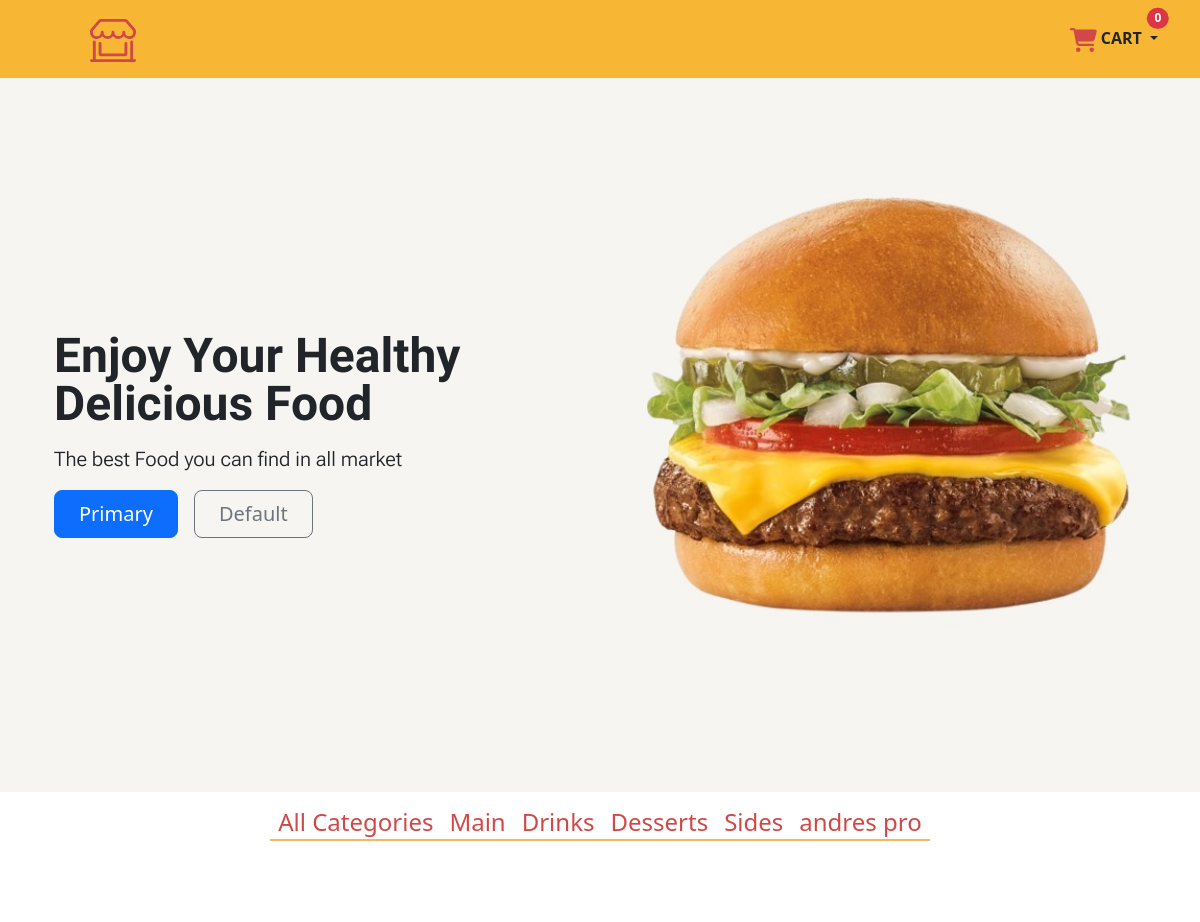
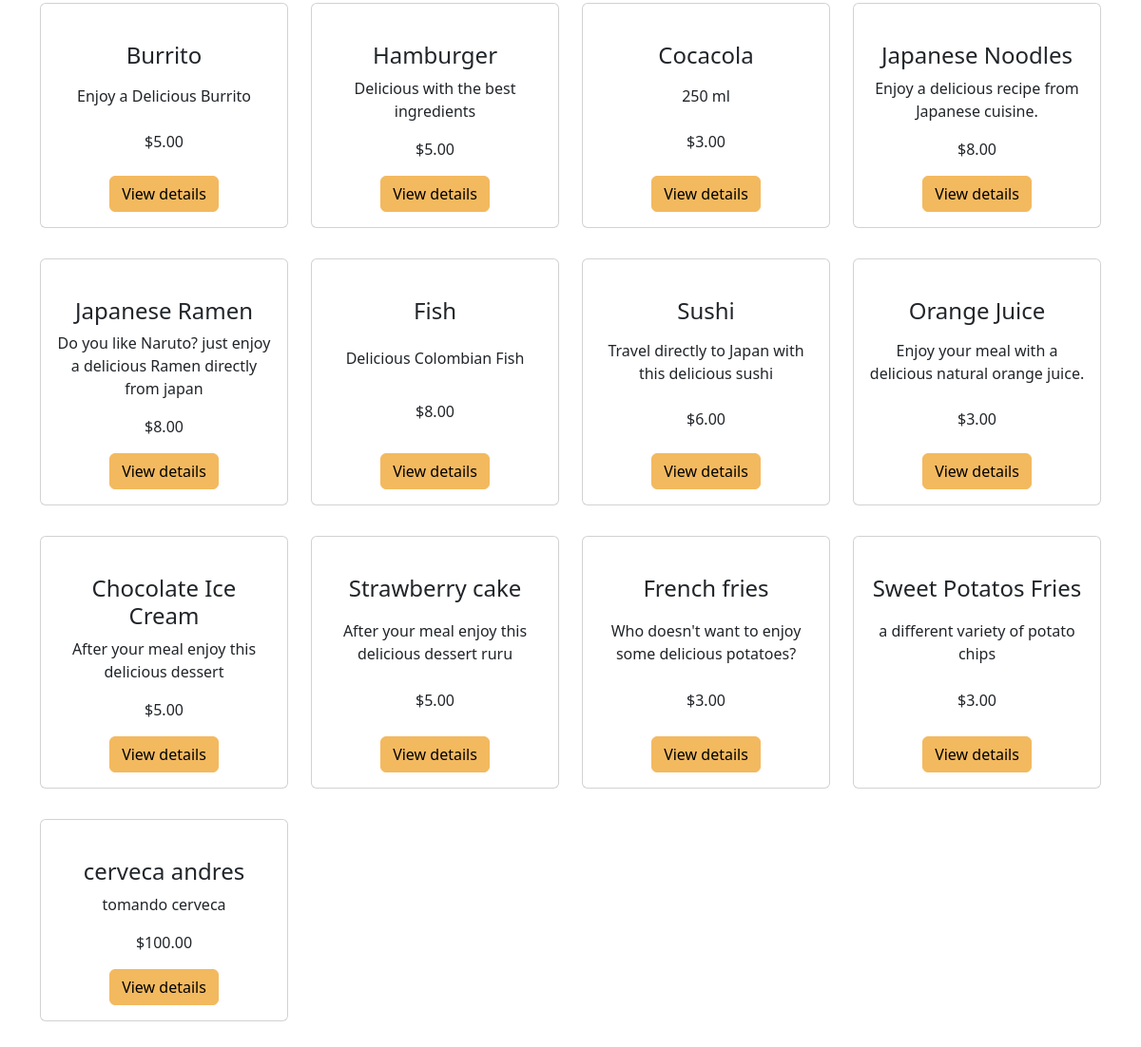
The app's page /, older data (2 pictures, top to bottom).
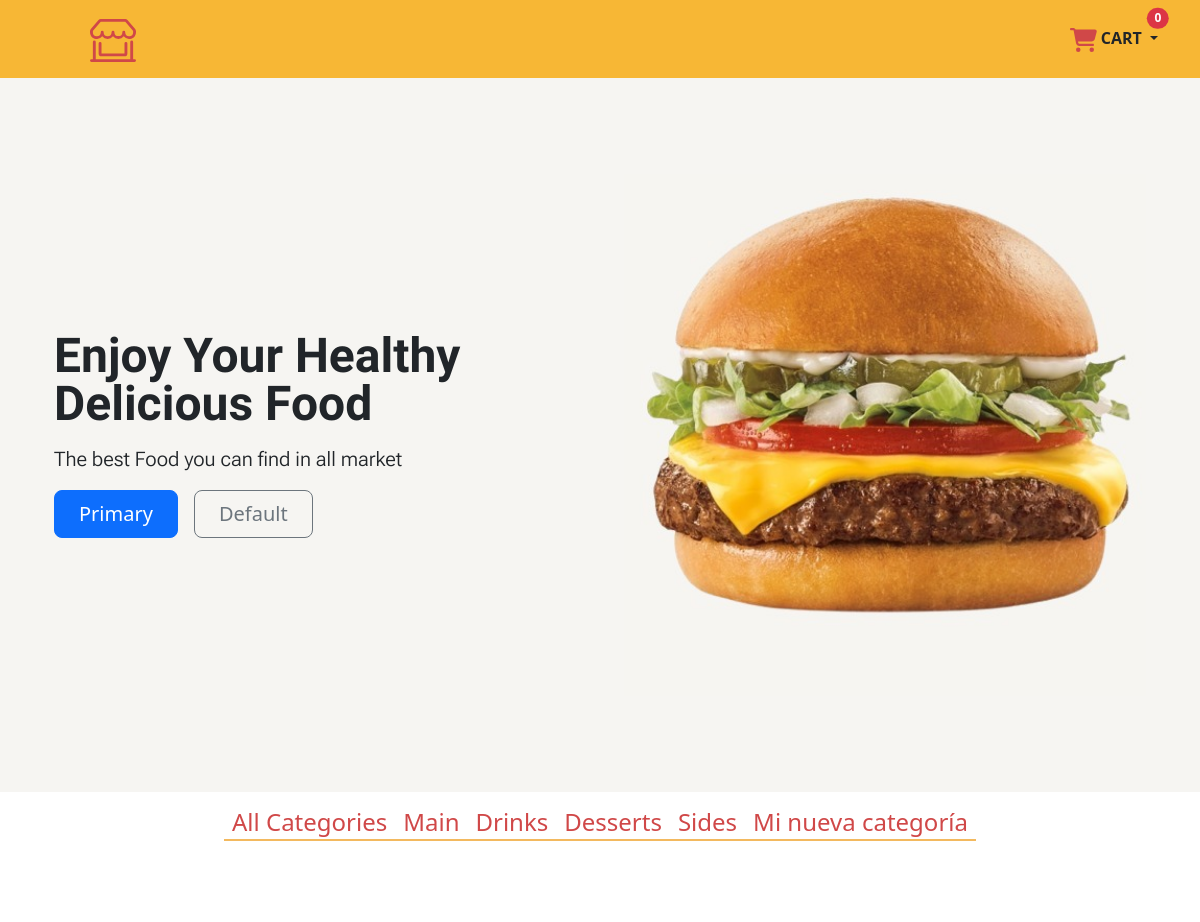
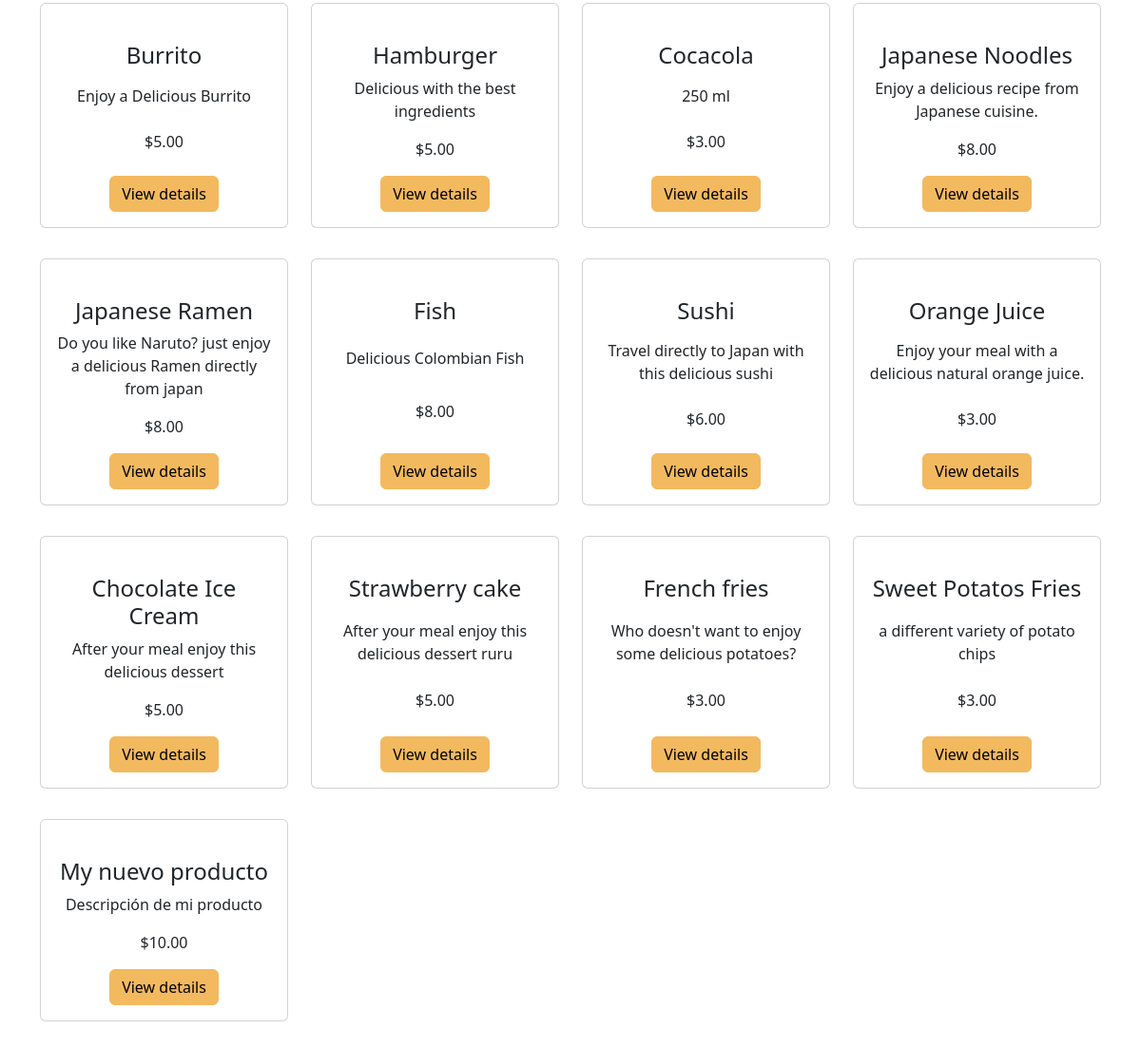
The same page, newer data (2 pictures, top to bottom).
### food/models.py (models this page shows, shortened)
class Category(models.Model):
    name = models.CharField(max_length=200)
    created = models.DateTimeField(auto_now_add=True)
    updated = models.DateTimeField(auto_now=True)
    class Meta:
        verbose_name = 'Category'
        verbose_name_plural = 'Categories'

class Items(models.Model):
    product_type = models.ForeignKey(Category, on_delete=models.RESTRICT,  related_name='products')
    item_name = models.CharField(max_length=200)
    item_description = models.CharField(max_length=200)
    item_price = models.DecimalField( max_digits = 5, decimal_places=2)
    imagen = models.ImageField(upload_to='food', null=True, blank=True)
    created_at = models.DateTimeField(auto_now_add=True)
    updated_at = models.DateTimeField(auto_now=True)

### food/views.py (the view)
# urls.py: path("", views.home, name="home"),
def home(request, category_id=None):
    if category_id:
        objCategory = Category.objects.get(id=category_id)
        product_list = objCategory.products.all()
        category_list = Category.objects.all()
        context = {
            'category_list': category_list,
            'product_list': product_list,
        }
    else:
        category_list = Category.objects.all()
        item_list = Items.objects.all()
        context = {
            "product_list": item_list,
            "category_list": category_list,
        }
    return render(request, 'food/index.html', context)

### food/templates/food/index.html (shortened to what this page needs)
{% extends "food/base.html" %}
{% load static %}
    {% block content %}
    <div class="hero">
        <div class="container col-xxl-8 px-4 py-5">
            <div class="row flex-lg-row-reverse align-items-center g-5 py-5">
                <div class="col-12 col-sm-8 col-lg-6">
                    <img src="{% static 'img/burger.jpg' %}" class="d-block mx-lg-auto img-fluid" alt="Bootstrap Themes"
                        width="700" height="500" loading="lazy">
                </div>
                <div class="col-lg-6">
                    <h1 class="display-5 fw-bold lh-1 mb-3" style="font-family: 'Amatic SC', cursive;">Enjoy Your
                        Healthy <br> Delicious Food</h1>
                    <p class="lead" style="font-family: 'Roboto Flex', sans-serif;">The best Food you can find in all
                        market</p>
                    <div class="d-grid gap-2 d-md-flex justify-content-md-start">
                        <button type="button" class="btn btn-primary btn-lg px-4 me-md-2">Primary</button>
                        <button type="button" class="btn btn-outline-secondary btn-lg px-4">Default</button>
                    </div>
                </div>
            </div>
        </div>
    </div>
    <div class="container-fluid">
        <div class="d-flex justify-content-center bg-transparent" style="width: 100%;">
            <nav class="navbar navbar-expand-lg ">
                <div class="offcanvas offcanvas-end" tabindex="-1" id="navbarOffcanvasLg"
                    aria-labelledby="navbarOffcanvasLgLabel">
                    <div class="offcanvas-body">
                        <ul class="navbar-nav me-auto mb-2 mb-lg-0">
                            <li class="nav-item">
                                <a class="nav-link active red_color" aria-current="page" href="{% url 'food:home' %}">
                                    <h4>All Categories</h4>
                                </a>
                            </li>
                            {% for category in category_list %}
                            <li class="nav-item">
                                <a class="nav-link active red_color" aria-current="page"
                                    href="{% url 'food:ProductsByCategory' category.id %}">
                                    <h4>{{ category.name }}</h4>
                                </a>
                            </li>
                            {% endfor %}
                        </ul>
                    </div>
                </div>
            </nav>
        </div>
    </div>
    <div class=" bg-body-light ">
        <div class="container ">
            <div class="row py-5  justify-content-start ">
                {% for item in product_list %}
                <div class="col-12 col-sm-6 col-lg-3 d-flex text-center justify-content-center py-3">
                    <div class="card h-100 d-flex flex-column " style="width: 18rem;">
                        <div class="card-body d-flex flex-column">
                            <a href="{{ item.imagen.url }}" class=""><img src="{{ item.imagen.url }}" class="img-fluid"
                                    style="height: 210px;" alt=""></a>
                            <h4>{{ item.item_name }}</h4>
                            <p class="mt-auto">
                                {{ item.item_description }}
                            </p>
                            <p class="mt-auto">
                                ${{ item.item_price }}
                            </p>
                            <div class="mt-auto">
                                <a data-bs-toggle="modal" data-bs-target="#detallesModal{{ item.id }}"
                                    class="btn btn-info" style="background-color: #F3B95F; border-color: #F3B95F;">
                                    View details
                                </a>
                            </div>
                        </div>
                    </div>
                </div>
                {% endfor %}
            </div>
        </div>
    </div>
        {% endblock %}

### food/templates/food/base.html (shortened to what this page needs)
{% load static %}
<!DOCTYPE html>
<html lang="en">
<head>
    <link href="https://cdn.jsdelivr.net/npm/bootstrap@5.3.3/dist/css/bootstrap.min.css" rel="stylesheet"
>
    <link href="{% static 'css/styles.css' %}" rel="stylesheet">
    <link rel="stylesheet" href="https://cdnjs.cloudflare.com/ajax/libs/font-awesome/6.0.0-beta3/css/all.min.css">
</head>
<body>
    <header class="p-3" style="background-color: #f7b735;">
        <div class="container">
            <div class="d-flex flex-wrap align-items-center justify-content-center justify-content-lg-start">
                <a href="{% url 'food:home' %}"
                    class="d-flex align-items-center mb-3 mb-md-0 me-md-auto text-decoration-none">
                    <svg class="bi me-2" width="40" height="32">
                        <use xlink:href="#bootstrap"></use>
                    </svg>
                    <span class="fs-4" style="color: #D04848;"></span>
                </a>
                <ul class="navbar-nav ms-auto">
                    <li class="nav-item dropdown">
                        <a class="nav-link dropdown-toggle position-relative" href="#" id="navbarDropdown" role="button"
                            data-bs-toggle="dropdown" aria-expanded="false">
                            <span
                                class="position-absolute top-0 start-100 translate-middle badge rounded-pill bg-danger">
                                {{request.session.cart.items|length}}
                            </span>
                            <strong class="">CART</strong>
                        </a>
                    </li>
                </ul>
            </div>
        </div>
    </header>
    <div id="content" style="background-color: white;">
        {% block content %}
        {% endblock %}
    </div>
</body>
</html>

### food/static/css/styles.css (style rules this page uses)
.hero { background-color: #F6F5F2; width: 100%; }
.red_color { color: #D04848 !important; font-size: 26px !important; }
.navbar .nav-link:after { content: ''; width: 100%; height: 2px; background-color: #F3B95F; position: absolute; bottom: 20px; left: 0; }

Row changes from the older to the newer data that the page shows:
removed Category: name "andres pro"
removed Items: item_name "cerveca andres", item_description "tomando cerveca", item_price "100.00"
added Category: name "Mi nueva categoría"
added Items: item_name "My nuevo producto", item_description "Descripción de mi producto", item_price "10.00"
